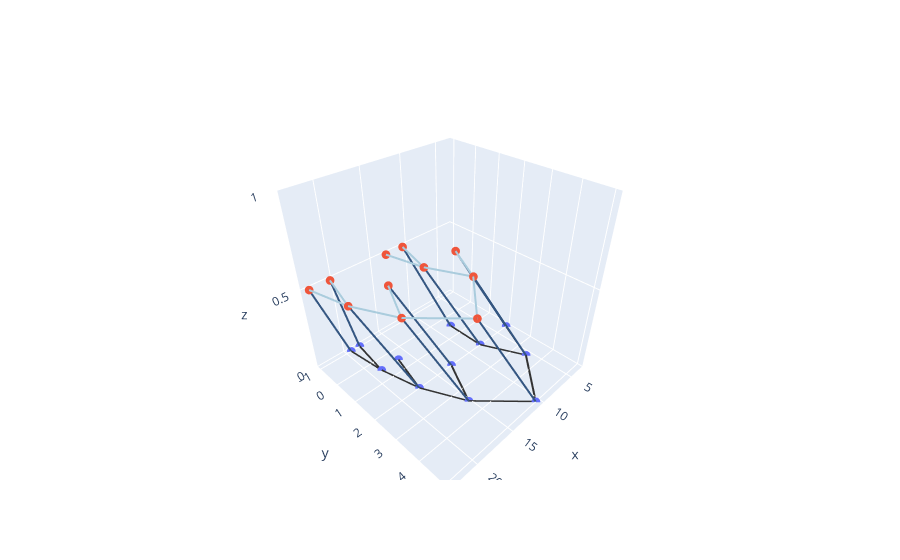

Notebook cell for this chart:
### Markdown cell above
## 3d graph

### Code cell
show_3d(ans,nodes1,nodes2)

### Figure 1 — Plotly figure (JSON) as saved in the notebook; plotly's stock layout.template omitted (floating-point values rounded to 4 significant figures)
{"data": [{"hoverinfo": "text", "hovertext": ["12 connect 10", "9 connect 8", "2_Th17 connect 0_Th17", "3_Tfh connect 7", "1_Tfh connect 2_Tfh", "11 connect 9", "6_Th17 connect 5_Tfh", "10 connect 6", "0_CD4Tn connect Empty", "7 connect Empty", "4_Th2 connect 1_CD4Tn", "5_Tfh connect 4_Tfh"], "marker": {"size": 3}, "mode": "markers", "type": "scatter3d", "x": [10.5, 5.75, 3.375, 8.125, 8.125, 15.25, 12.88, 17.62, 16.44, 18.81, 18.22, 19.41], "y": [5, 3.5, 2, 2, 0.5, 3.5, 2, 2, 0.5, 0.5, -1, -1], "z": [0, 0, 0, 0, 0, 0, 0, 0, 0, 0, 0, 0]}, {"hoverinfo": "text", "hovertext": ["10 connect 12", "8 connect 9", "0_Th17 connect 2_Th17", "7 connect 3_Tfh", "2_Tfh connect 1_Tfh", "3_Th2 connect Empty", "9 connect 11", "5_Tfh connect 6_Th17", "6 connect 10", "1_CD4Tn connect 4_Th2", "4_Tfh connect 5_Tfh"], "marker": {"size": 3}, "mode": "markers", "type": "scatter3d", "x": [14.5, 9.75, 7.375, 12.12, 10.94, 13.31, 19.25, 16.88, 21.62, 20.44, 22.81], "y": [3.5, 2, 0.5, 0.5, -1, -1, 2, 0.5, 0.5, -1, -1], "z": [0.5, 0.5, 0.5, 0.5, 0.5, 0.5, 0.5, 0.5, 0.5, 0.5, 0.5]}, {"hoverinfo": "none", "line": {"color": "#333", "width": 4}, "mode": "lines", "type": "scatter3d", "x": [10.5, 10.5], "y": [5, 5], "z": [0, 0]}, {"hoverinfo": "none", "line": {"color": "#333", "width": 4}, "mode": "lines", "type": "scatter3d", "x": [10.5, 5.75], "y": [5, 3.5], "z": [0, 0]}, {"hoverinfo": "none", "line": {"color": "#333", "width": 4}, "mode": "lines", "type": "scatter3d", "x": [5.75, 3.375], "y": [3.5, 2], "z": [0, 0]}, {"hoverinfo": "none", "line": {"color": "#333", "width": 4}, "mode": "lines", "type": "scatter3d", "x": [5.75, 8.125], "y": [3.5, 2], "z": [0, 0]}, {"hoverinfo": "none", "line": {"color": "#333", "width": 4}, "mode": "lines", "type": "scatter3d", "x": [8.125, 8.125], "y": [2, 0.5], "z": [0, 0]}, {"hoverinfo": "none", "line": {"color": "#333", "width": 4}, "mode": "lines", "type": "scatter3d", "x": [10.5, 15.25], "y": [5, 3.5], "z": [0, 0]}, {"hoverinfo": "none", "line": {"color": "#333", "width": 4}, "mode": "lines", "type": "scatter3d", "x": [15.25, 12.88], "y": [3.5, 2], "z": [0, 0]}, {"hoverinfo": "none", "line": {"color": "#333", "width": 4}, "mode": "lines", "type": "scatter3d", "x": [15.25, 17.62], "y": [3.5, 2], "z": [0, 0]}, {"hoverinfo": "none", "line": {"color": "#333", "width": 4}, "mode": "lines", "type": "scatter3d", "x": [17.62, 16.44], "y": [2, 0.5], "z": [0, 0]}, {"hoverinfo": "none", "line": {"color": "#333", "width": 4}, "mode": "lines", "type": "scatter3d", "x": [17.62, 18.81], "y": [2, 0.5], "z": [0, 0]}, {"hoverinfo": "none", "line": {"color": "#333", "width": 4}, "mode": "lines", "type": "scatter3d", "x": [18.81, 18.22], "y": [0.5, -1], "z": [0, 0]}, {"hoverinfo": "none", "line": {"color": "#333", "width": 4}, "mode": "lines", "type": "scatter3d", "x": [18.81, 19.41], "y": [0.5, -1], "z": [0, 0]}, {"hoverinfo": "none", "line": {"color": "#acd", "width": 4}, "mode": "lines", "type": "scatter3d", "x": [14.5, 14.5], "y": [3.5, 3.5], "z": [0.5, 0.5]}, {"hoverinfo": "none", "line": {"color": "#345681", "width": 4}, "mode": "lines", "type": "scatter3d", "x": [10.5, 14.5], "y": [5, 3.5], "z": [0, 0.5]}, {"hoverinfo": "none", "line": {"color": "#345681", "width": 4}, "mode": "lines", "type": "scatter3d", "x": [15.25, 19.25], "y": [3.5, 2], "z": [0, 0.5]}, {"hoverinfo": "none", "line": {"color": "#345681", "width": 4}, "mode": "lines", "type": "scatter3d", "x": [17.62, 21.62], "y": [2, 0.5], "z": [0, 0.5]}, {"hoverinfo": "none", "line": {"color": "#345681", "width": 4}, "mode": "lines", "type": "scatter3d", "x": [19.41, 22.81], "y": [-1, -1], "z": [0, 0.5]}, {"hoverinfo": "none", "line": {"color": "#345681", "width": 4}, "mode": "lines", "type": "scatter3d", "x": [18.22, 20.44], "y": [-1, -1], "z": [0, 0.5]}, {"hoverinfo": "none", "line": {"color": "#345681", "width": 4}, "mode": "lines", "type": "scatter3d", "x": [12.88, 16.88], "y": [2, 0.5], "z": [0, 0.5]}, {"hoverinfo": "none", "line": {"color": "#345681", "width": 4}, "mode": "lines", "type": "scatter3d", "x": [5.75, 9.75], "y": [3.5, 2], "z": [0, 0.5]}, {"hoverinfo": "none", "line": {"color": "#345681", "width": 4}, "mode": "lines", "type": "scatter3d", "x": [8.125, 12.12], "y": [2, 0.5], "z": [0, 0.5]}, {"hoverinfo": "none", "line": {"color": "#345681", "width": 4}, "mode": "lines", "type": "scatter3d", "x": [8.125, 10.94], "y": [0.5, -1], "z": [0, 0.5]}, {"hoverinfo": "none", "line": {"color": "#345681", "width": 4}, "mode": "lines", "type": "scatter3d", "x": [3.375, 7.375], "y": [2, 0.5], "z": [0, 0.5]}, {"hoverinfo": "none", "line": {"color": "#acd", "width": 4}, "mode": "lines", "type": "scatter3d", "x": [14.5, 9.75], "y": [3.5, 2], "z": [0.5, 0.5]}, {"hoverinfo": "none", "line": {"color": "#345681", "width": 4}, "mode": "lines", "type": "scatter3d", "x": [10.5, 14.5], "y": [5, 3.5], "z": [0, 0.5]}, {"hoverinfo": "none", "line": {"color": "#345681", "width": 4}, "mode": "lines", "type": "scatter3d", "x": [15.25, 19.25], "y": [3.5, 2], "z": [0, 0.5]}, {"hoverinfo": "none", "line": {"color": "#345681", "width": 4}, "mode": "lines", "type": "scatter3d", "x": [17.62, 21.62], "y": [2, 0.5], "z": [0, 0.5]}, {"hoverinfo": "none", "line": {"color": "#345681", "width": 4}, "mode": "lines", "type": "scatter3d", "x": [19.41, 22.81], "y": [-1, -1], "z": [0, 0.5]}, {"hoverinfo": "none", "line": {"color": "#345681", "width": 4}, "mode": "lines", "type": "scatter3d", "x": [18.22, 20.44], "y": [-1, -1], "z": [0, 0.5]}, {"hoverinfo": "none", "line": {"color": "#345681", "width": 4}, "mode": "lines", "type": "scatter3d", "x": [12.88, 16.88], "y": [2, 0.5], "z": [0, 0.5]}, {"hoverinfo": "none", "line": {"color": "#345681", "width": 4}, "mode": "lines", "type": "scatter3d", "x": [5.75, 9.75], "y": [3.5, 2], "z": [0, 0.5]}, {"hoverinfo": "none", "line": {"color": "#345681", "width": 4}, "mode": "lines", "type": "scatter3d", "x": [8.125, 12.12], "y": [2, 0.5], "z": [0, 0.5]}, {"hoverinfo": "none", "line": {"color": "#345681", "width": 4}, "mode": "lines", "type": "scatter3d", "x": [8.125, 10.94], "y": [0.5, -1], "z": [0, 0.5]}, {"hoverinfo": "none", "line": {"color": "#345681", "width": 4}, "mode": "lines", "type": "scatter3d", "x": [3.375, 7.375], "y": [2, 0.5], "z": [0, 0.5]}, {"hoverinfo": "none", "line": {"color": "#acd", "width": 4}, "mode": "lines", "type": "scatter3d", "x": [9.75, 7.375], "y": [2, 0.5], "z": [0.5, 0.5]}, {"hoverinfo": "none", "line": {"color": "#345681", "width": 4}, "mode": "lines", "type": "scatter3d", "x": [10.5, 14.5], "y": [5, 3.5], "z": [0, 0.5]}, {"hoverinfo": "none", "line": {"color": "#345681", "width": 4}, "mode": "lines", "type": "scatter3d", "x": [15.25, 19.25], "y": [3.5, 2], "z": [0, 0.5]}, {"hoverinfo": "none", "line": {"color": "#345681", "width": 4}, "mode": "lines", "type": "scatter3d", "x": [17.62, 21.62], "y": [2, 0.5], "z": [0, 0.5]}, {"hoverinfo": "none", "line": {"color": "#345681", "width": 4}, "mode": "lines", "type": "scatter3d", "x": [19.41, 22.81], "y": [-1, -1], "z": [0, 0.5]}, {"hoverinfo": "none", "line": {"color": "#345681", "width": 4}, "mode": "lines", "type": "scatter3d", "x": [18.22, 20.44], "y": [-1, -1], "z": [0, 0.5]}, {"hoverinfo": "none", "line": {"color": "#345681", "width": 4}, "mode": "lines", "type": "scatter3d", "x": [12.88, 16.88], "y": [2, 0.5], "z": [0, 0.5]}, {"hoverinfo": "none", "line": {"color": "#345681", "width": 4}, "mode": "lines", "type": "scatter3d", "x": [5.75, 9.75], "y": [3.5, 2], "z": [0, 0.5]}, {"hoverinfo": "none", "line": {"color": "#345681", "width": 4}, "mode": "lines", "type": "scatter3d", "x": [8.125, 12.12], "y": [2, 0.5], "z": [0, 0.5]}, {"hoverinfo": "none", "line": {"color": "#345681", "width": 4}, "mode": "lines", "type": "scatter3d", "x": [8.125, 10.94], "y": [0.5, -1], "z": [0, 0.5]}, {"hoverinfo": "none", "line": {"color": "#345681", "width": 4}, "mode": "lines", "type": "scatter3d", "x": [3.375, 7.375], "y": [2, 0.5], "z": [0, 0.5]}, {"hoverinfo": "none", "line": {"color": "#acd", "width": 4}, "mode": "lines", "type": "scatter3d", "x": [9.75, 12.12], "y": [2, 0.5], "z": [0.5, 0.5]}, {"hoverinfo": "none", "line": {"color": "#345681", "width": 4}, "mode": "lines", "type": "scatter3d", "x": [10.5, 14.5], "y": [5, 3.5], "z": [0, 0.5]}, {"hoverinfo": "none", "line": {"color": "#345681", "width": 4}, "mode": "lines", "type": "scatter3d", "x": [15.25, 19.25], "y": [3.5, 2], "z": [0, 0.5]}, {"hoverinfo": "none", "line": {"color": "#345681", "width": 4}, "mode": "lines", "type": "scatter3d", "x": [17.62, 21.62], "y": [2, 0.5], "z": [0, 0.5]}, {"hoverinfo": "none", "line": {"color": "#345681", "width": 4}, "mode": "lines", "type": "scatter3d", "x": [19.41, 22.81], "y": [-1, -1], "z": [0, 0.5]}, {"hoverinfo": "none", "line": {"color": "#345681", "width": 4}, "mode": "lines", "type": "scatter3d", "x": [18.22, 20.44], "y": [-1, -1], "z": [0, 0.5]}, {"hoverinfo": "none", "line": {"color": "#345681", "width": 4}, "mode": "lines", "type": "scatter3d", "x": [12.88, 16.88], "y": [2, 0.5], "z": [0, 0.5]}, {"hoverinfo": "none", "line": {"color": "#345681", "width": 4}, "mode": "lines", "type": "scatter3d", "x": [5.75, 9.75], "y": [3.5, 2], "z": [0, 0.5]}, {"hoverinfo": "none", "line": {"color": "#345681", "width": 4}, "mode": "lines", "type": "scatter3d", "x": [8.125, 12.12], "y": [2, 0.5], "z": [0, 0.5]}, {"hoverinfo": "none", "line": {"color": "#345681", "width": 4}, "mode": "lines", "type": "scatter3d", "x": [8.125, 10.94], "y": [0.5, -1], "z": [0, 0.5]}, {"hoverinfo": "none", "line": {"color": "#345681", "width": 4}, "mode": "lines", "type": "scatter3d", "x": [3.375, 7.375], "y": [2, 0.5], "z": [0, 0.5]}, {"hoverinfo": "none", "line": {"color": "#acd", "width": 4}, "mode": "lines", "type": "scatter3d", "x": [12.12, 10.94], "y": [0.5, -1], "z": [0.5, 0.5]}, {"hoverinfo": "none", "line": {"color": "#345681", "width": 4}, "mode": "lines", "type": "scatter3d", "x": [10.5, 14.5], "y": [5, 3.5], "z": [0, 0.5]}, {"hoverinfo": "none", "line": {"color": "#345681", "width": 4}, "mode": "lines", "type": "scatter3d", "x": [15.25, 19.25], "y": [3.5, 2], "z": [0, 0.5]}, {"hoverinfo": "none", "line": {"color": "#345681", "width": 4}, "mode": "lines", "type": "scatter3d", "x": [17.62, 21.62], "y": [2, 0.5], "z": [0, 0.5]}, {"hoverinfo": "none", "line": {"color": "#345681", "width": 4}, "mode": "lines", "type": "scatter3d", "x": [19.41, 22.81], "y": [-1, -1], "z": [0, 0.5]}, {"hoverinfo": "none", "line": {"color": "#345681", "width": 4}, "mode": "lines", "type": "scatter3d", "x": [18.22, 20.44], "y": [-1, -1], "z": [0, 0.5]}, {"hoverinfo": "none", "line": {"color": "#345681", "width": 4}, "mode": "lines", "type": "scatter3d", "x": [12.88, 16.88], "y": [2, 0.5], "z": [0, 0.5]}, {"hoverinfo": "none", "line": {"color": "#345681", "width": 4}, "mode": "lines", "type": "scatter3d", "x": [5.75, 9.75], "y": [3.5, 2], "z": [0, 0.5]}, {"hoverinfo": "none", "line": {"color": "#345681", "width": 4}, "mode": "lines", "type": "scatter3d", "x": [8.125, 12.12], "y": [2, 0.5], "z": [0, 0.5]}, {"hoverinfo": "none", "line": {"color": "#345681", "width": 4}, "mode": "lines", "type": "scatter3d", "x": [8.125, 10.94], "y": [0.5, -1], "z": [0, 0.5]}, {"hoverinfo": "none", "line": {"color": "#345681", "width": 4}, "mode": "lines", "type": "scatter3d", "x": [3.375, 7.375], "y": [2, 0.5], "z": [0, 0.5]}, {"hoverinfo": "none", "line": {"color": "#acd", "width": 4}, "mode": "lines", "type": "scatter3d", "x": [12.12, 13.31], "y": [0.5, -1], "z": [0.5, 0.5]}, {"hoverinfo": "none", "line": {"color": "#345681", "width": 4}, "mode": "lines", "type": "scatter3d", "x": [10.5, 14.5], "y": [5, 3.5], "z": [0, 0.5]}, {"hoverinfo": "none", "line": {"color": "#345681", "width": 4}, "mode": "lines", "type": "scatter3d", "x": [15.25, 19.25], "y": [3.5, 2], "z": [0, 0.5]}, {"hoverinfo": "none", "line": {"color": "#345681", "width": 4}, "mode": "lines", "type": "scatter3d", "x": [17.62, 21.62], "y": [2, 0.5], "z": [0, 0.5]}, {"hoverinfo": "none", "line": {"color": "#345681", "width": 4}, "mode": "lines", "type": "scatter3d", "x": [19.41, 22.81], "y": [-1, -1], "z": [0, 0.5]}, {"hoverinfo": "none", "line": {"color": "#345681", "width": 4}, "mode": "lines", "type": "scatter3d", "x": [18.22, 20.44], "y": [-1, -1], "z": [0, 0.5]}, {"hoverinfo": "none", "line": {"color": "#345681", "width": 4}, "mode": "lines", "type": "scatter3d", "x": [12.88, 16.88], "y": [2, 0.5], "z": [0, 0.5]}, {"hoverinfo": "none", "line": {"color": "#345681", "width": 4}, "mode": "lines", "type": "scatter3d", "x": [5.75, 9.75], "y": [3.5, 2], "z": [0, 0.5]}, {"hoverinfo": "none", "line": {"color": "#345681", "width": 4}, "mode": "lines", "type": "scatter3d", "x": [8.125, 12.12], "y": [2, 0.5], "z": [0, 0.5]}, {"hoverinfo": "none", "line": {"color": "#345681", "width": 4}, "mode": "lines", "type": "scatter3d", "x": [8.125, 10.94], "y": [0.5, -1], "z": [0, 0.5]}, {"hoverinfo": "none", "line": {"color": "#345681", "width": 4}, "mode": "lines", "type": "scatter3d", "x": [3.375, 7.375], "y": [2, 0.5], "z": [0, 0.5]}, {"hoverinfo": "none", "line": {"color": "#acd", "width": 4}, "mode": "lines", "type": "scatter3d", "x": [14.5, 19.25], "y": [3.5, 2], "z": [0.5, 0.5]}, {"hoverinfo": "none", "line": {"color": "#345681", "width": 4}, "mode": "lines", "type": "scatter3d", "x": [10.5, 14.5], "y": [5, 3.5], "z": [0, 0.5]}, {"hoverinfo": "none", "line": {"color": "#345681", "width": 4}, "mode": "lines", "type": "scatter3d", "x": [15.25, 19.25], "y": [3.5, 2], "z": [0, 0.5]}, {"hoverinfo": "none", "line": {"color": "#345681", "width": 4}, "mode": "lines", "type": "scatter3d", "x": [17.62, 21.62], "y": [2, 0.5], "z": [0, 0.5]}, {"hoverinfo": "none", "line": {"color": "#345681", "width": 4}, "mode": "lines", "type": "scatter3d", "x": [19.41, 22.81], "y": [-1, -1], "z": [0, 0.5]}, {"hoverinfo": "none", "line": {"color": "#345681", "width": 4}, "mode": "lines", "type": "scatter3d", "x": [18.22, 20.44], "y": [-1, -1], "z": [0, 0.5]}, {"hoverinfo": "none", "line": {"color": "#345681", "width": 4}, "mode": "lines", "type": "scatter3d", "x": [12.88, 16.88], "y": [2, 0.5], "z": [0, 0.5]}, {"hoverinfo": "none", "line": {"color": "#345681", "width": 4}, "mode": "lines", "type": "scatter3d", "x": [5.75, 9.75], "y": [3.5, 2], "z": [0, 0.5]}, {"hoverinfo": "none", "line": {"color": "#345681", "width": 4}, "mode": "lines", "type": "scatter3d", "x": [8.125, 12.12], "y": [2, 0.5], "z": [0, 0.5]}, {"hoverinfo": "none", "line": {"color": "#345681", "width": 4}, "mode": "lines", "type": "scatter3d", "x": [8.125, 10.94], "y": [0.5, -1], "z": [0, 0.5]}, {"hoverinfo": "none", "line": {"color": "#345681", "width": 4}, "mode": "lines", "type": "scatter3d", "x": [3.375, 7.375], "y": [2, 0.5], "z": [0, 0.5]}, {"hoverinfo": "none", "line": {"color": "#acd", "width": 4}, "mode": "lines", "type": "scatter3d", "x": [19.25, 16.88], "y": [2, 0.5], "z": [0.5, 0.5]}, {"hoverinfo": "none", "line": {"color": "#345681", "width": 4}, "mode": "lines", "type": "scatter3d", "x": [10.5, 14.5], "y": [5, 3.5], "z": [0, 0.5]}, {"hoverinfo": "none", "line": {"color": "#345681", "width": 4}, "mode": "lines", "type": "scatter3d", "x": [15.25, 19.25], "y": [3.5, 2], "z": [0, 0.5]}, {"hoverinfo": "none", "line": {"color": "#345681", "width": 4}, "mode": "lines", "type": "scatter3d", "x": [17.62, 21.62], "y": [2, 0.5], "z": [0, 0.5]}, {"hoverinfo": "none", "line": {"color": "#345681", "width": 4}, "mode": "lines", "type": "scatter3d", "x": [19.41, 22.81], "y": [-1, -1], "z": [0, 0.5]}, {"hoverinfo": "none", "line": {"color": "#345681", "width": 4}, "mode": "lines", "type": "scatter3d", "x": [18.22, 20.44], "y": [-1, -1], "z": [0, 0.5]}, {"hoverinfo": "none", "line": {"color": "#345681", "width": 4}, "mode": "lines", "type": "scatter3d", "x": [12.88, 16.88], "y": [2, 0.5], "z": [0, 0.5]}, {"hoverinfo": "none", "line": {"color": "#345681", "width": 4}, "mode": "lines", "type": "scatter3d", "x": [5.75, 9.75], "y": [3.5, 2], "z": [0, 0.5]}, {"hoverinfo": "none", "line": {"color": "#345681", "width": 4}, "mode": "lines", "type": "scatter3d", "x": [8.125, 12.12], "y": [2, 0.5], "z": [0, 0.5]}, {"hoverinfo": "none", "line": {"color": "#345681", "width": 4}, "mode": "lines", "type": "scatter3d", "x": [8.125, 10.94], "y": [0.5, -1], "z": [0, 0.5]}, {"hoverinfo": "none", "line": {"color": "#345681", "width": 4}, "mode": "lines", "type": "scatter3d", "x": [3.375, 7.375], "y": [2, 0.5], "z": [0, 0.5]}, {"hoverinfo": "none", "line": {"color": "#acd", "width": 4}, "mode": "lines", "type": "scatter3d", "x": [19.25, 21.62], "y": [2, 0.5], "z": [0.5, 0.5]}, {"hoverinfo": "none", "line": {"color": "#345681", "width": 4}, "mode": "lines", "type": "scatter3d", "x": [10.5, 14.5], "y": [5, 3.5], "z": [0, 0.5]}, {"hoverinfo": "none", "line": {"color": "#345681", "width": 4}, "mode": "lines", "type": "scatter3d", "x": [15.25, 19.25], "y": [3.5, 2], "z": [0, 0.5]}, {"hoverinfo": "none", "line": {"color": "#345681", "width": 4}, "mode": "lines", "type": "scatter3d", "x": [17.62, 21.62], "y": [2, 0.5], "z": [0, 0.5]}, {"hoverinfo": "none", "line": {"color": "#345681", "width": 4}, "mode": "lines", "type": "scatter3d", "x": [19.41, 22.81], "y": [-1, -1], "z": [0, 0.5]}, {"hoverinfo": "none", "line": {"color": "#345681", "width": 4}, "mode": "lines", "type": "scatter3d", "x": [18.22, 20.44], "y": [-1, -1], "z": [0, 0.5]}, {"hoverinfo": "none", "line": {"color": "#345681", "width": 4}, "mode": "lines", "type": "scatter3d", "x": [12.88, 16.88], "y": [2, 0.5], "z": [0, 0.5]}, {"hoverinfo": "none", "line": {"color": "#345681", "width": 4}, "mode": "lines", "type": "scatter3d", "x": [5.75, 9.75], "y": [3.5, 2], "z": [0, 0.5]}, {"hoverinfo": "none", "line": {"color": "#345681", "width": 4}, "mode": "lines", "type": "scatter3d", "x": [8.125, 12.12], "y": [2, 0.5], "z": [0, 0.5]}, {"hoverinfo": "none", "line": {"color": "#345681", "width": 4}, "mode": "lines", "type": "scatter3d", "x": [8.125, 10.94], "y": [0.5, -1], "z": [0, 0.5]}, {"hoverinfo": "none", "line": {"color": "#345681", "width": 4}, "mode": "lines", "type": "scatter3d", "x": [3.375, 7.375], "y": [2, 0.5], "z": [0, 0.5]}, {"hoverinfo": "none", "line": {"color": "#acd", "width": 4}, "mode": "lines", "type": "scatter3d", "x": [21.62, 20.44], "y": [0.5, -1], "z": [0.5, 0.5]}, {"hoverinfo": "none", "line": {"color": "#345681", "width": 4}, "mode": "lines", "type": "scatter3d", "x": [10.5, 14.5], "y": [5, 3.5], "z": [0, 0.5]}, {"hoverinfo": "none", "line": {"color": "#345681", "width": 4}, "mode": "lines", "type": "scatter3d", "x": [15.25, 19.25], "y": [3.5, 2], "z": [0, 0.5]}, {"hoverinfo": "none", "line": {"color": "#345681", "width": 4}, "mode": "lines", "type": "scatter3d", "x": [17.62, 21.62], "y": [2, 0.5], "z": [0, 0.5]}, {"hoverinfo": "none", "line": {"color": "#345681", "width": 4}, "mode": "lines", "type": "scatter3d", "x": [19.41, 22.81], "y": [-1, -1], "z": [0, 0.5]}, {"hoverinfo": "none", "line": {"color": "#345681", "width": 4}, "mode": "lines", "type": "scatter3d", "x": [18.22, 20.44], "y": [-1, -1], "z": [0, 0.5]}, {"hoverinfo": "none", "line": {"color": "#345681", "width": 4}, "mode": "lines", "type": "scatter3d", "x": [12.88, 16.88], "y": [2, 0.5], "z": [0, 0.5]}, {"hoverinfo": "none", "line": {"color": "#345681", "width": 4}, "mode": "lines", "type": "scatter3d", "x": [5.75, 9.75], "y": [3.5, 2], "z": [0, 0.5]}, {"hoverinfo": "none", "line": {"color": "#345681", "width": 4}, "mode": "lines", "type": "scatter3d", "x": [8.125, 12.12], "y": [2, 0.5], "z": [0, 0.5]}, {"hoverinfo": "none", "line": {"color": "#345681", "width": 4}, "mode": "lines", "type": "scatter3d", "x": [8.125, 10.94], "y": [0.5, -1], "z": [0, 0.5]}, {"hoverinfo": "none", "line": {"color": "#345681", "width": 4}, "mode": "lines", "type": "scatter3d", "x": [3.375, 7.375], "y": [2, 0.5], "z": [0, 0.5]}, {"hoverinfo": "none", "line": {"color": "#acd", "width": 4}, "mode": "lines", "type": "scatter3d", "x": [21.62, 22.81], "y": [0.5, -1], "z": [0.5, 0.5]}, {"hoverinfo": "none", "line": {"color": "#345681", "width": 4}, "mode": "lines", "type": "scatter3d", "x": [10.5, 14.5], "y": [5, 3.5], "z": [0, 0.5]}, {"hoverinfo": "none", "line": {"color": "#345681", "width": 4}, "mode": "lines", "type": "scatter3d", "x": [15.25, 19.25], "y": [3.5, 2], "z": [0, 0.5]}, {"hoverinfo": "none", "line": {"color": "#345681", "width": 4}, "mode": "lines", "type": "scatter3d", "x": [17.62, 21.62], "y": [2, 0.5], "z": [0, 0.5]}, {"hoverinfo": "none", "line": {"color": "#345681", "width": 4}, "mode": "lines", "type": "scatter3d", "x": [19.41, 22.81], "y": [-1, -1], "z": [0, 0.5]}, {"hoverinfo": "none", "line": {"color": "#345681", "width": 4}, "mode": "lines", "type": "scatter3d", "x": [18.22, 20.44], "y": [-1, -1], "z": [0, 0.5]}, {"hoverinfo": "none", "line": {"color": "#345681", "width": 4}, "mode": "lines", "type": "scatter3d", "x": [12.88, 16.88], "y": [2, 0.5], "z": [0, 0.5]}, {"hoverinfo": "none", "line": {"color": "#345681", "width": 4}, "mode": "lines", "type": "scatter3d", "x": [5.75, 9.75], "y": [3.5, 2], "z": [0, 0.5]}, {"hoverinfo": "none", "line": {"color": "#345681", "width": 4}, "mode": "lines", "type": "scatter3d", "x": [8.125, 12.12], "y": [2, 0.5], "z": [0, 0.5]}, {"hoverinfo": "none", "line": {"color": "#345681", "width": 4}, "mode": "lines", "type": "scatter3d", "x": [8.125, 10.94], "y": [0.5, -1], "z": [0, 0.5]}, {"hoverinfo": "none", "line": {"color": "#345681", "width": 4}, "mode": "lines", "type": "scatter3d", "x": [3.375, 7.375], "y": [2, 0.5], "z": [0, 0.5]}], "layout": {"scene": {"zaxis": {"range": [0, 1]}}, "showlegend": false, "xaxis": {"visible": false}, "yaxis": {"visible": false}}}
